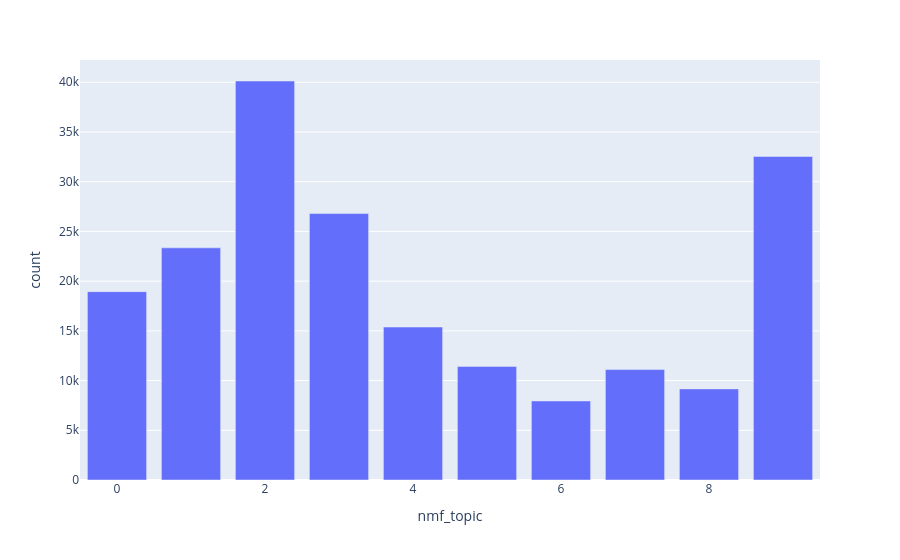

This figure's notebook cell:
### Code cell
import plotly.express as px
topics_dist = df_clean['nmf_topic'].value_counts().sort_index()
print(topics_dist)
px.bar(topics_dist, y = 'count')

### Figure 1 — Plotly figure (JSON) as saved in the notebook; plotly's stock layout.template omitted (floating-point values rounded to 4 significant figures)
{"data": [{"hovertemplate": "nmf_topic=%{x}<br>count=%{y}<extra></extra>", "legendgroup": "", "marker": {"color": "#636efa", "pattern": {"shape": ""}}, "name": "", "orientation": "v", "showlegend": false, "textposition": "auto", "type": "bar", "x": [0, 1, 2, 3, 4, 5, 6, 7, 8, 9], "xaxis": "x", "y": [18945, 23348, 40129, 26796, 15381, 11427, 7947, 11109, 9163, 32541], "yaxis": "y"}], "layout": {"barmode": "relative", "legend": {"tracegroupgap": 0}, "margin": {"t": 60}, "xaxis": {"anchor": "y", "domain": [0, 1], "title": {"text": "nmf_topic"}}, "yaxis": {"anchor": "x", "domain": [0, 1], "title": {"text": "count"}}}}
